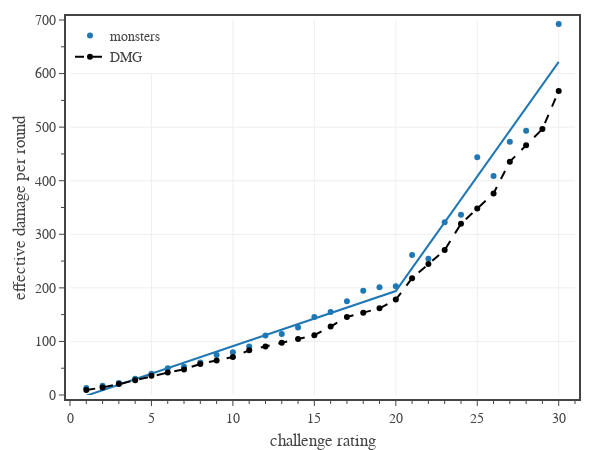

Notebook code cell kept with this figure:
### Code cell
# Fig. 6: plots monster effective DPR vs CR
import sys
sys.path.append('../../assets/python/')
import estats5e as e5

# create figure
fig = go.Figure(
    layout=go.Layout(
        template=tfb.FIG_TEMPLATE,
        margin=dict(l=70, r=25, b=55, t=20, pad=4),
        xaxis=dict(
            title_text='challenge rating',
            range=[0,31],
            tick0=0, dtick=5,
            minor=dict(tick0=0, dtick=1),
        ),
        yaxis=dict(
            title_text='effective damage per round',
            range=[0,700],
            tick0=0, dtick=100,
            minor=dict(tick0=0, dtick=50),
        ),
        legend=dict(
            xanchor='left', yanchor='top',
            x=0.00, y=1.00,
            orientation='v',
            tracegroupgap=0,
        )
    )
)

# get monster data
dfM = pd.read_csv('../../assets/data/monsters.csv')
dfM['eDPR'] = dfM.apply(lambda row: e5.effDPR(row['adj DPR'], row['adj AB'], 'exp'), axis=1)
dfM = dfM[['CR','eDPR']].groupby(['CR']).mean().reset_index()
dfM = dfM[dfM['CR'].between(1, 30)]

# plot adjusted damage per round
fig, y = plot_data_and_piecewise_fit(
    fig, dfM['CR'].to_numpy(), 
    dfM['eDPR'].to_numpy(), 
    name='monsters', legendgroup='monsters', 
    line_color=COLOR_LIST[0],
    marker_color=COLOR_LIST[0],
    hovertemplate=
        '<b>monsters</b><br>'
        'CR %{x}<br>'+
        'eff DPR %{y:,.1f}' + 
        '<extra></extra>'
)

# plot reference line
dfD0 = pd.read_csv('../../assets/data/dmg-targets.csv') # 'CR','XP','HP Mean','AC','DPR Mean','AB'
dfD0['eDPR'] = dfD0.apply(lambda row: e5.effDPR(row['DPR Mean'], row['AB'], 'exp'), axis=1)
dfD0 = dfD0[dfD0['CR'].between(1,30)]
fig.add_trace(go.Scatter(
    x=dfD0['CR'], y=dfD0['eDPR'],
    mode='markers+lines', 
    name='DMG',
    line=dict(color='black', dash='dash'),
    #hoverinfo='skip', 
    hovertemplate=
        '<b>DMG</b><br>'
        'CR %{x}<br>'+
        'eff DPR %{y:,.1f}' + 
        '<extra></extra>'
))

# show figure
fig.update_layout(width=600, height=450)
fig.show(config=tfb.FIG_CONFIG)

# save figures
if SAVEFIGS:
    fig.update_layout(autosize=True, width=None, height=None)
    tfb.save_fig_html(fig, format='large', name='fig-eff-dpr-vs-cr-large')
    tfb.save_fig_html(fig, format='small', name='fig-eff-dpr-vs-cr-small')

### Figure 1 — Plotly figure (JSON) as saved in the notebook; plotly's stock layout.template omitted (floating-point values rounded to 4 significant figures)
{"data": [{"hovertemplate": "<b>monsters</b><br>CR %{x}<br>eff DPR %{y:,.1f}<extra></extra>", "legendgroup": "monsters", "line": {"color": "#1f77b4"}, "marker": {"color": "#1f77b4"}, "mode": "markers", "name": "monsters", "type": "scatter", "x": [1, 2, 3, 4, 5, 6, 7, 8, 9, 10, 11, 12, 13, 14, 15, 16, 17, 18, 19, 20, 21, 22, 23, 24, 25, 26, 27, 28, 30], "y": [12.84, 17.35, 22.59, 30.12, 39.65, 50.11, 52.77, 60.63, 74.79, 79.69, 90.44, 110.9, 113.7, 126.2, 145.8, 154.9, 174.8, 194.7, 201.2, 203.0, 261.3, 254.2, 322.6, 336.3, 443.6, 409.0, 472.7, 493.2, 692.3]}, {"hoverinfo": "skip", "hovertemplate": "<b>monsters</b><br>CR %{x}<br>eff DPR %{y:,.1f}<extra></extra>", "legendgroup": "monsters", "line": {"color": "#1f77b4", "dash": "solid"}, "marker": {"color": "#1f77b4"}, "mode": "lines", "name": "monsters", "showlegend": false, "type": "scatter", "x": [1, 2, 3, 4, 5, 6, 7, 8, 9, 10, 11, 12, 13, 14, 15, 16, 17, 18, 19, 20, 21, 22, 23, 24, 25, 26, 27, 28, 30], "y": [-1.324, 8.957, 19.24, 29.52, 39.8, 50.08, 60.37, 70.65, 80.93, 91.21, 101.5, 111.8, 122.1, 132.3, 142.6, 152.9, 163.2, 173.5, 183.7, 194.0, 236.8, 279.6, 322.4, 365.2, 408.0, 450.7, 493.5, 536.3, 621.9]}, {"hovertemplate": "<b>DMG</b><br>CR %{x}<br>eff DPR %{y:,.1f}<extra></extra>", "line": {"color": "black", "dash": "dash"}, "mode": "markers+lines", "name": "DMG", "type": "scatter", "x": [1, 2, 3, 4, 5, 6, 7, 8, 9, 10, 11, 12, 13, 14, 15, 16, 17, 18, 19, 20, 21, 22, 23, 24, 25, 26, 27, 28, 29, 30], "y": [9.272, 14.11, 20.4, 27.58, 35.75, 41.79, 47.83, 58.02, 64.52, 71.03, 83.5, 90.51, 97.51, 104.5, 111.5, 127.7, 145.6, 153.7, 161.9, 178.1, 218.1, 244.3, 270.6, 319.7, 347.9, 376.2, 435.6, 466.0, 496.5, 567.5]}], "layout": {"height": 450, "legend": {"orientation": "v", "tracegroupgap": 0, "x": 0, "xanchor": "left", "y": 1, "yanchor": "top"}, "margin": {"b": 55, "l": 70, "pad": 4, "r": 25, "t": 20}, "width": 600, "xaxis": {"dtick": 5, "minor": {"dtick": 1, "tick0": 0}, "range": [0, 31], "tick0": 0, "title": {"text": "challenge rating"}}, "yaxis": {"dtick": 100, "minor": {"dtick": 50, "tick0": 0}, "range": [0, 700], "tick0": 0, "title": {"text": "effective damage per round"}}}}
